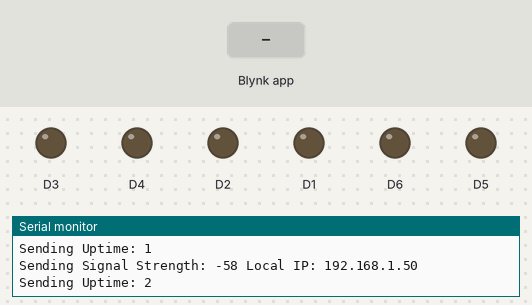
Bench run of a program on a simulated ESP8266 (NodeMCU). On the bench: output pins drawn as LEDs (lit = HIGH), the last lines printed to the serial monitor. The test bench sets the inputs (shaded band). WiFi joins after 1.5 s; servers stay silent unless stated.

Above: at 3.0 s.
3.1 s: Blynk app writes 0 to V0
At 4.1 s:
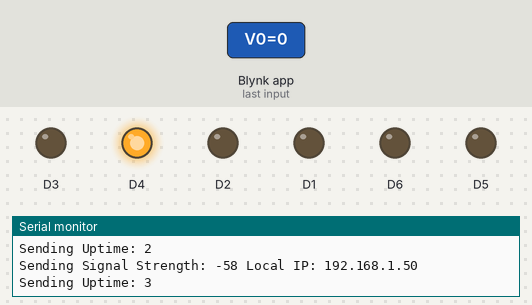
4.6 s: Blynk app writes 0 to V1
At 5.3 s:
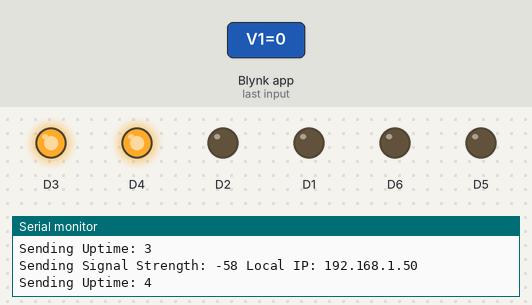
6.1 s: Blynk app writes 1 to V0
At 6.5 s:
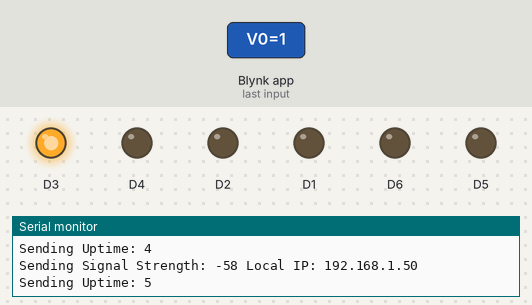
7.6 s: Blynk app writes 0 to V2
At 8.8 s:
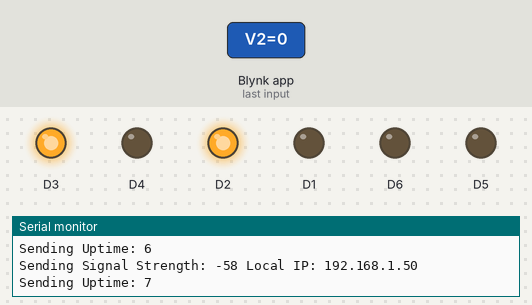
9.1 s: Blynk app writes 1 to V1
At 9.9 s:
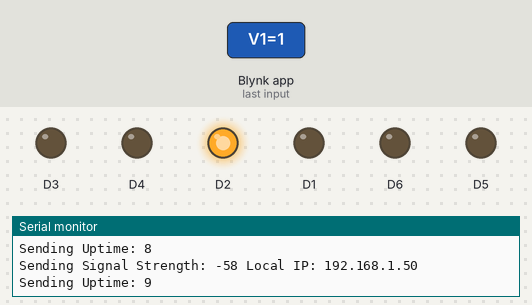
10.6 s: Blynk app writes 0 to V3
At 11.0 s:
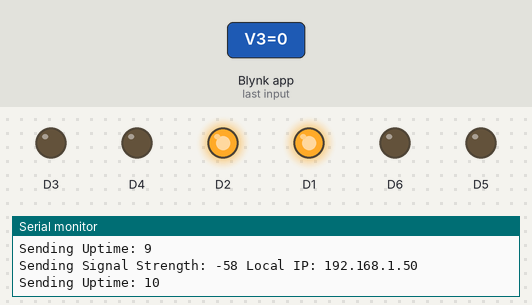
Timing chart, 0 to 13.1 s (numbered marks = the images above; inputs shaded):
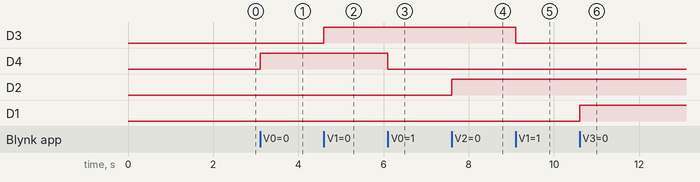

The program:

main.cpp
```cpp
/***************************************************************************
 * THIS CODE IMPARTS THE OTA UPDATES CAPABILITY TO BLYNK HARDWARE USING
 * THE ARDUINO OTA LIBRARY...
 *
 * INCLUDE THE REGULAR CODE IN THE "yourSetup() and "yourLoop()"" FUNCTION
 *
 * "void yourSetup()" WORKS JUST LIKE "void Setup()"
 * "void yourLoop()" WORKS JUST LIKE "void loop()"
 * USE THEM APPROPRIATELY
 *
 * *************************************************************************
 *
 * AUTHOR: MOHAMED FARHAN FAZAL
 * DATE: 2020-08-23
 * VERSION: 1.1
 * WEBSITE: https://fazals.ddns.net
 * GITHUB: https://github.com/fazalfarhan01
 * LINKEDIN: https://linkedin.com/in/fazalfarhan01
 *
***************************************************************************/

/**************************************************************************/
#include <Arduino.h>
#include <BlynkSimpleEsp8266.h>
#include <Credentials.h>
#include <OTAFunctions.h>
/******************************INCLUDES DONE*******************************/

#define BLYNK_PRINT Serial

BLYNK_WRITE(V0)
{
  digitalWrite(D4, !param.asInt());
}
BLYNK_WRITE(V1)
{
  digitalWrite(D3, !param.asInt());
}
BLYNK_WRITE(V2)
{
  digitalWrite(D2, !param.asInt());
}
BLYNK_WRITE(V3)
{
  digitalWrite(D1, !param.asInt());
}
BLYNK_WRITE(V4)
{
  digitalWrite(D5, !param.asInt());
}
BLYNK_WRITE(V5)
{
  digitalWrite(D6, !param.asInt());
}
BLYNK_WRITE(V12)
{
  if (param.asInt() >= 100)
  {
    Serial.println("Received Restart Count: " + String(param.asInt()));
    Blynk.notify("Restarting, Please Wait..!");
    Blynk.virtualWrite(V12, 0);
    ESP.restart();
  }
}

BLYNK_CONNECTED()
{
  Blynk.syncVirtual(V0, V1, V2, V3, V4);
}

void sendUpTime()
{
  long uptime = millis() / 1000;
  Serial.println("Sending Uptime: " + String(uptime));
  Blynk.virtualWrite(V10, uptime);
}

void sendWiFiStrengthAndIP()
{
  long wifiStrength = WiFi.RSSI();
  String localIP = WiFi.localIP().toString();
  Serial.println("Sending Signal Strength: " + String(wifiStrength) + " Local IP: " + localIP);
  Blynk.virtualWrite(V11, wifiStrength);
  Blynk.virtualWrite(V13, localIP);
}

unsigned long currentMillis = millis();
unsigned long previousMillis = 0;
void customTimer(unsigned int timeInMillisec)
{
  unsigned long currentMillis = millis();
  if (currentMillis - previousMillis >= timeInMillisec)
  {
    previousMillis = currentMillis;
    // Put functions to be triggered after timer
    sendWiFiStrengthAndIP();
    sendUpTime();
  }
}

void yourSetup()
{
  Blynk.begin(auth, ssid, password, serverName, 8080);
  Serial.println("NodeMCU is now connected..!");
  Blynk.notify("Yaaay... NodeMCU is now online..!");
  Serial.println("Defining pinModes");
  pinMode(D1, OUTPUT);
  pinMode(D2, OUTPUT);
  pinMode(D3, OUTPUT);
  pinMode(D4, OUTPUT);
  pinMode(D5, OUTPUT);
  pinMode(D6, OUTPUT);
  Serial.println("Setting up timers..!");
  Blynk.virtualWrite(V12, 0);
}

void yourLoop()
{
  Blynk.run();
  customTimer(1000);
}

void setup()
{
  initialiseOTA();
  yourSetup();
}

void loop()
{
  loopOTA();
  yourLoop();
}
```

Credentials.h
```cpp
extern char auth[];

extern const char *ssid;
extern const char *password;
extern const char *hostName;
extern const char *OTAPassword;
extern const char *serverName;
```

OTAFunctions.h
```cpp
void initialiseOTA();
void loopOTA();
```

Credentials.cpp
```cpp
#include <Credentials.h>

char auth[] = "REPLACE-WITH-YOUR-BLYNK-APP-CREDENTIALS";

#ifndef STASSID
#define STASSID "REPLACE-WITH-WIFI-SSOD"
#define STAPSK "REPLACE-WITH-WIFI-PASSWORD"
#define STAHOSTNAME "REPLACE-WITH-NODEMCU-DNS-NAME"
#define STAOTAPASSWORD "REPLACE-WITH-OTA-UPDATE-PASSWORD"
#define SERVERNAME "blynk-cloud.com"
#endif

const char *ssid = STASSID;
const char *password = STAPSK;
const char *hostName = STAHOSTNAME;
const char *OTAPassword = STAOTAPASSWORD;
const char *serverName = SERVERNAME;
```

OTAFunctions.cpp
```cpp
#include <OTAFunctions.h>
#include <Arduino.h>
#include <ArduinoOTA.h>
#include <Credentials.h>

void initialiseOTA()
{
    Serial.begin(115200);
    Serial.println("Booting");
    WiFi.mode(WIFI_STA);
    WiFi.begin(ssid, password);
    while (WiFi.waitForConnectResult() != WL_CONNECTED)
    {
        Serial.println("Connection Failed! Rebooting...");
        delay(5000);
        ESP.restart();
    }

    ArduinoOTA.setHostname(hostName);
    ArduinoOTA.setPassword(OTAPassword);

    ArduinoOTA.onStart([]() {
        String type;
        if (ArduinoOTA.getCommand() == U_FLASH)
        {
            type = "sketch";
        }
        else
        { // U_FS
            type = "filesystem";
        }

        // NOTE: if updating FS this would be the place to unmount FS using FS.end()
        Serial.println("Start updating " + type);
    });
    ArduinoOTA.onEnd([]() {
        Serial.println("\nEnd");
    });
    ArduinoOTA.onProgress([](unsigned int progress, unsigned int total) {
        Serial.printf("Progress: %u%%\r", (progress / (total / 100)));
    });
    ArduinoOTA.onError([](ota_error_t error) {
        Serial.printf("Error[%u]: ", error);
        if (error == OTA_AUTH_ERROR)
        {
            Serial.println("Auth Failed");
        }
        else if (error == OTA_BEGIN_ERROR)
        {
            Serial.println("Begin Failed");
        }
        else if (error == OTA_CONNECT_ERROR)
        {
            Serial.println("Connect Failed");
        }
        else if (error == OTA_RECEIVE_ERROR)
        {
            Serial.println("Receive Failed");
        }
        else if (error == OTA_END_ERROR)
        {
            Serial.println("End Failed");
        }
    });
    ArduinoOTA.begin();
    Serial.println("Ready");
    Serial.print("IP address: ");
    Serial.println(WiFi.localIP());
}

void loopOTA()
{
    ArduinoOTA.handle();
}
```

Measured:
- after the input at 3.1 s, D4: LOW → HIGH at once
- after the input at 4.6 s, D3: LOW → HIGH at once
- after the input at 6.1 s, D4: HIGH → LOW at once
- after the input at 7.6 s, D2: LOW → HIGH at once
- after the input at 9.1 s, D3: HIGH → LOW at once
- after the input at 10.6 s, D1: LOW → HIGH at once
